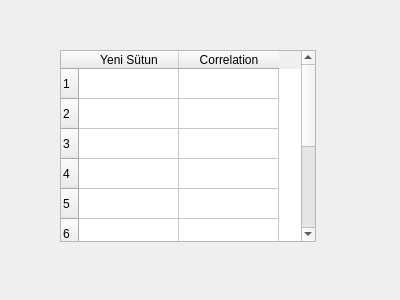
<?xml version="1.0" encoding="UTF-8"?>
<ui version="4.0">
 <class>Form</class>
 <widget class="QWidget" name="Form">
  <property name="geometry">
   <rect>
    <x>0</x>
    <y>0</y>
    <width>400</width>
    <height>300</height>
   </rect>
  </property>
  <property name="windowTitle">
   <string>Form</string>
  </property>
  <widget class="QTableWidget" name="table">
   <property name="geometry">
    <rect>
     <x>60</x>
     <y>50</y>
     <width>256</width>
     <height>192</height>
    </rect>
   </property>
   <row/>
   <row/>
   <row/>
   <row/>
   <row/>
   <row/>
   <row/>
   <row/>
   <row/>
   <row/>
   <column>
    <property name="text">
     <string>Yeni Sütun</string>
    </property>
   </column>
   <column>
    <property name="text">
     <string>Correlation</string>
    </property>
   </column>
  </widget>
 </widget>
 <resources/>
 <connections/>
</ui>
